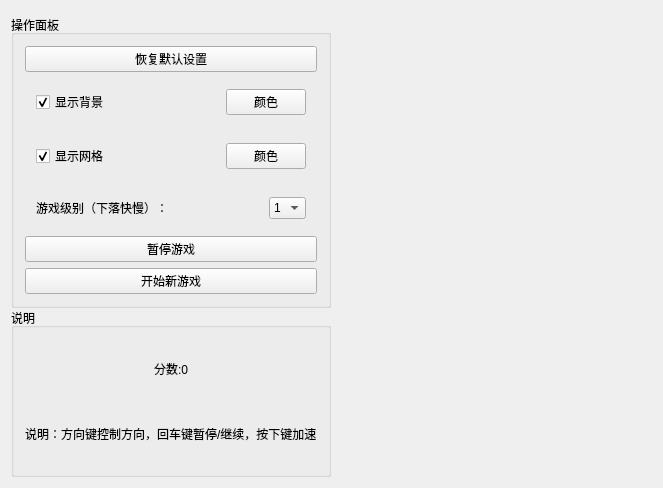
<?xml version="1.0" encoding="UTF-8"?>
<ui version="4.0">
 <class>Widget</class>
 <widget class="QWidget" name="Widget">
  <property name="geometry">
   <rect>
    <x>0</x>
    <y>0</y>
    <width>663</width>
    <height>488</height>
   </rect>
  </property>
  <property name="windowTitle">
   <string>Widget</string>
  </property>
  <layout class="QHBoxLayout" name="horizontalLayout">
   <property name="topMargin">
    <number>15</number>
   </property>
   <property name="rightMargin">
    <number>15</number>
   </property>
   <item>
    <widget class="QWidget" name="operationPanel" native="true">
     <property name="sizePolicy">
      <sizepolicy hsizetype="Fixed" vsizetype="Preferred">
       <horstretch>0</horstretch>
       <verstretch>0</verstretch>
      </sizepolicy>
     </property>
     <layout class="QVBoxLayout" name="verticalLayout">
      <property name="spacing">
       <number>0</number>
      </property>
      <property name="leftMargin">
       <number>0</number>
      </property>
      <property name="topMargin">
       <number>0</number>
      </property>
      <property name="rightMargin">
       <number>0</number>
      </property>
      <property name="bottomMargin">
       <number>0</number>
      </property>
      <item>
       <widget class="QGroupBox" name="groupBox">
        <property name="title">
         <string>操作面板</string>
        </property>
        <layout class="QVBoxLayout" name="verticalLayout_2">
         <item>
          <widget class="QPushButton" name="resumeBtn">
           <property name="text">
            <string>恢复默认设置</string>
           </property>
          </widget>
         </item>
         <item>
          <widget class="QWidget" name="widget_4" native="true">
           <layout class="QHBoxLayout" name="horizontalLayout_6">
            <item>
             <widget class="QCheckBox" name="backCheck">
              <property name="text">
               <string>显示背景</string>
              </property>
              <property name="checked">
               <bool>true</bool>
              </property>
             </widget>
            </item>
            <item>
             <widget class="QPushButton" name="setBackgroundBtn">
              <property name="sizePolicy">
               <sizepolicy hsizetype="Fixed" vsizetype="Fixed">
                <horstretch>0</horstretch>
                <verstretch>0</verstretch>
               </sizepolicy>
              </property>
              <property name="text">
               <string>颜色</string>
              </property>
             </widget>
            </item>
           </layout>
          </widget>
         </item>
         <item>
          <widget class="QWidget" name="widget" native="true">
           <layout class="QHBoxLayout" name="horizontalLayout_3">
            <item>
             <widget class="QCheckBox" name="netCheck">
              <property name="text">
               <string>显示网格</string>
              </property>
              <property name="checked">
               <bool>true</bool>
              </property>
             </widget>
            </item>
            <item>
             <widget class="QPushButton" name="netColorBtn">
              <property name="sizePolicy">
               <sizepolicy hsizetype="Fixed" vsizetype="Fixed">
                <horstretch>0</horstretch>
                <verstretch>0</verstretch>
               </sizepolicy>
              </property>
              <property name="text">
               <string>颜色</string>
              </property>
             </widget>
            </item>
           </layout>
          </widget>
         </item>
         <item>
          <widget class="QWidget" name="widget_3" native="true">
           <layout class="QHBoxLayout" name="horizontalLayout_4">
            <item>
             <widget class="QLabel" name="label_2">
              <property name="text">
               <string>游戏级别（下落快慢）：</string>
              </property>
             </widget>
            </item>
            <item>
             <widget class="QComboBox" name="comboBox">
              <property name="sizePolicy">
               <sizepolicy hsizetype="Fixed" vsizetype="Fixed">
                <horstretch>0</horstretch>
                <verstretch>0</verstretch>
               </sizepolicy>
              </property>
              <item>
               <property name="text">
                <string>1</string>
               </property>
              </item>
              <item>
               <property name="text">
                <string>2</string>
               </property>
              </item>
              <item>
               <property name="text">
                <string>3</string>
               </property>
              </item>
              <item>
               <property name="text">
                <string>4</string>
               </property>
              </item>
              <item>
               <property name="text">
                <string>5</string>
               </property>
              </item>
              <item>
               <property name="text">
                <string>6</string>
               </property>
              </item>
              <item>
               <property name="text">
                <string>7</string>
               </property>
              </item>
             </widget>
            </item>
           </layout>
          </widget>
         </item>
         <item>
          <widget class="QPushButton" name="suspendGameBtn">
           <property name="text">
            <string>暂停游戏</string>
           </property>
          </widget>
         </item>
         <item>
          <widget class="QPushButton" name="startGameBtn">
           <property name="sizePolicy">
            <sizepolicy hsizetype="Minimum" vsizetype="Fixed">
             <horstretch>0</horstretch>
             <verstretch>0</verstretch>
            </sizepolicy>
           </property>
           <property name="text">
            <string>开始新游戏</string>
           </property>
          </widget>
         </item>
        </layout>
       </widget>
      </item>
      <item>
       <widget class="QGroupBox" name="groupBox_2">
        <property name="title">
         <string>说明</string>
        </property>
        <layout class="QVBoxLayout" name="verticalLayout_3">
         <item>
          <widget class="QLabel" name="score">
           <property name="text">
            <string>分数:0</string>
           </property>
           <property name="alignment">
            <set>Qt::AlignCenter</set>
           </property>
          </widget>
         </item>
         <item>
          <widget class="QLabel" name="label">
           <property name="text">
            <string>说明：方向键控制方向，回车键暂停/继续，按下键加速</string>
           </property>
          </widget>
         </item>
        </layout>
       </widget>
      </item>
     </layout>
    </widget>
   </item>
   <item>
    <widget class="QWidget" name="BackPanel" native="true">
     <property name="layoutDirection">
      <enum>Qt::LeftToRight</enum>
     </property>
    </widget>
   </item>
  </layout>
 </widget>
 <layoutdefault spacing="6" margin="11"/>
 <resources/>
 <connections/>
</ui>
